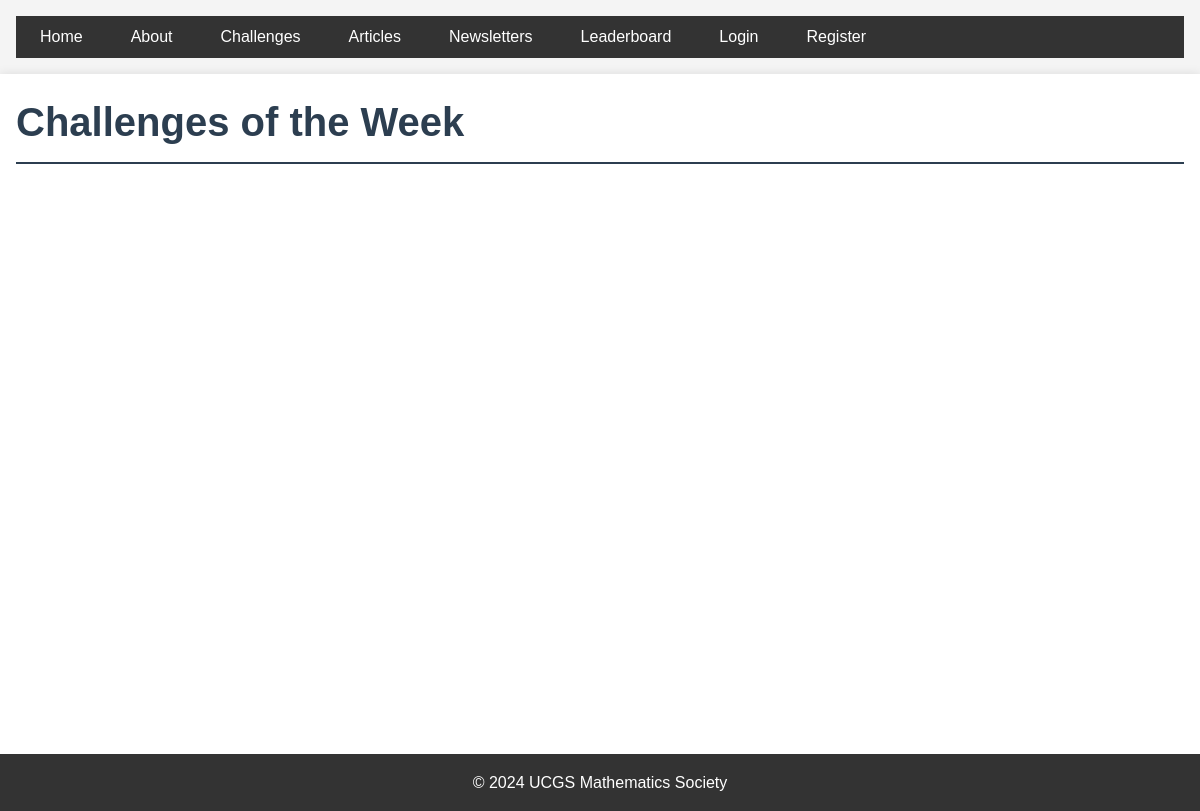
Before: /challenges with the older database file.
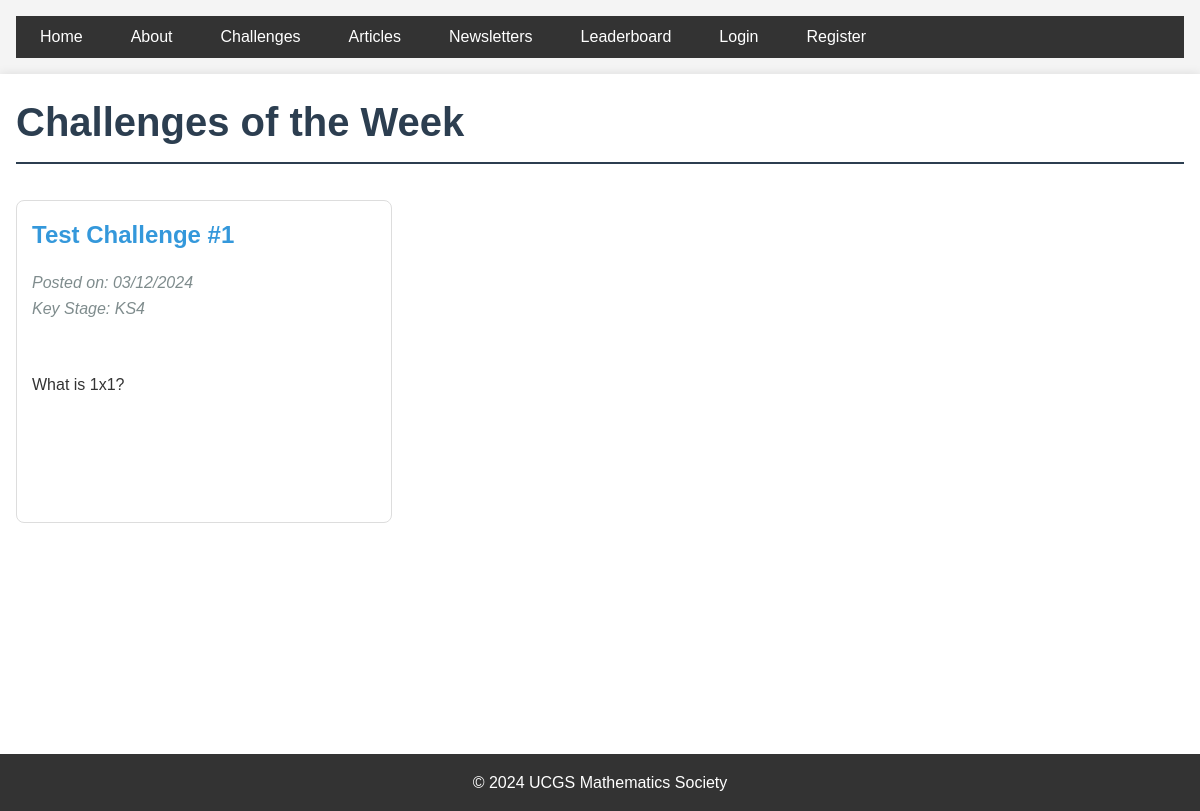
After: the same page with the newer database file.
### app/models.py (models this page shows)
class Challenge(db.Model):
    id = db.Column(db.Integer, primary_key=True, autoincrement=True)
    title = db.Column(db.String(100), nullable=False)
    content = db.Column(db.Text, nullable=False)
    date_posted = db.Column(db.DateTime, nullable=False, default=datetime.utcnow)
    file_url = db.Column(db.String(100))
    key_stage = db.Column(db.String(3), nullable=False)
    answer_boxes = db.relationship('ChallengeAnswerBox', backref='challenge', lazy=True, cascade='all, delete-orphan')
    submissions = db.relationship('AnswerSubmission', backref='challenge', lazy=True)
    first_correct_submission = db.Column(db.DateTime)

### app/main/routes.py (the view)
@bp.route('/challenges')
def challenges():
    page = request.args.get('page', 1, type=int)
    try:
        challenges_pagination = Challenge.query.order_by(
            Challenge.date_posted.desc()
        ).paginate(page=page, per_page=6, error_out=False)
        return render_template('main/challenges.html',
                             challenges=challenges_pagination)
    except SQLAlchemyError as e:
        current_app.logger.error(f"Error loading challenges: {str(e)}")
        flash("Unable to load challenges at this time.", "error")
        return redirect(url_for('main.index'))

### app/templates/main/challenges.html (shortened to what this page needs)
{% extends "base.html" %}
{% block content %}
    <link rel="stylesheet" href="https://cdnjs.cloudflare.com/ajax/libs/mathquill/0.10.1/mathquill.min.css">
    <h1>Challenges of the Week</h1>
    <div class="challenge-grid">
        {% for challenge in challenges.items %}
            <article class="challenge-card">
                <h2><a href="{{ url_for('main.challenge', challenge_id=challenge.id) }}">{{ challenge.title }}</a></h2>
                <p class="meta">Posted on: {{ challenge.date_posted.strftime('%d/%m/%Y') }}</p>
                <p class="meta">Key Stage: {{ challenge.key_stage.upper() }}</p>
                <div class="challenge-content">
                    {{challenge.content | safe | truncate(200)}}
                </div>
            </article>
        {% endfor %}
    </div>
{% endblock %}

Changed rows visible on the page:
added Challenge: title "Test Challenge #1", date_posted "03/12/2024", key_stage "KS4", content "What is 1x1?"
